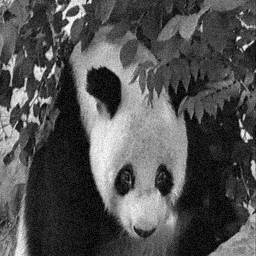
#> input picture 图像处理/均值滤波/noise.bmp, 256 x 256 px
$ python main.py
#> lines starting #> are read from the running program, lines starting #| are printed output that depends on the picture
#> in ava, imNew is the input picture: shape (256, 256); min 0, max 254, mean 81.4
import cv2
import numpy as np
import matplotlib.pyplot as plt


def ava_custom(img, kernel_size):
#> called with kernel_size = 3
    len_half = kernel_size // 2
    M, N = img.shape
#> M = 256; N = 256
    a = np.ones((kernel_size, kernel_size))  # a即n×n模板，元素全是1

    # 对原始图像进行边界复制
    img_pad = cv2.copyMakeBorder(img, len_half, len_half, len_half, len_half, cv2.BORDER_REFLECT)
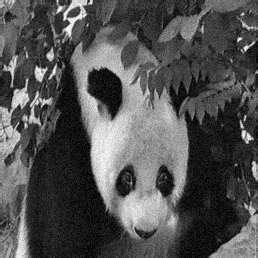
#> img_pad: shape (258, 258) float64; min 0, max 0.996, mean 0.32

    new_img = np.zeros_like(img)

    for i in range(len_half, M + len_half):
        for j in range(len_half, N + len_half):
            # 取出以(i, j)为中心的n×n区域与模板相乘
            c = img_pad[i - len_half:i + len_half + 1, j - len_half:j + len_half + 1] * a
            s = np.sum(c)  # 求c矩阵中各元素之和
            new_img[i - len_half, j - len_half] = s / (kernel_size * kernel_size)  # 将与模板运算后的各元素的均值赋给模板中心位置
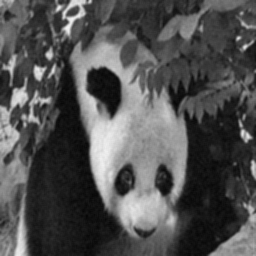
#> new_img: shape (256, 256) float64; min 0.0196, max 0.953, mean 0.319

    return new_img


def ava(n):
    # 读入BMP图像
    imNew = cv2.imread('noise.bmp', cv2.IMREAD_GRAYSCALE)
    imNew = imNew.astype(float) / 255.0  # 归一化到 [0, 1] 范围

    # 均值滤波
    avg_filtered = ava_custom(imNew, n)

    # 显示原图像和均值滤波后的图像
    plt.figure(figsize=(8, 4))

    plt.subplot(1, 2, 1)
    plt.imshow(imNew, cmap='gray')
    plt.title('原始图像')

    plt.subplot(1, 2, 2)
    plt.imshow(avg_filtered, cmap='gray')
    plt.title(f'均值滤波处理 {n}x{n} 图像')

    plt.show()
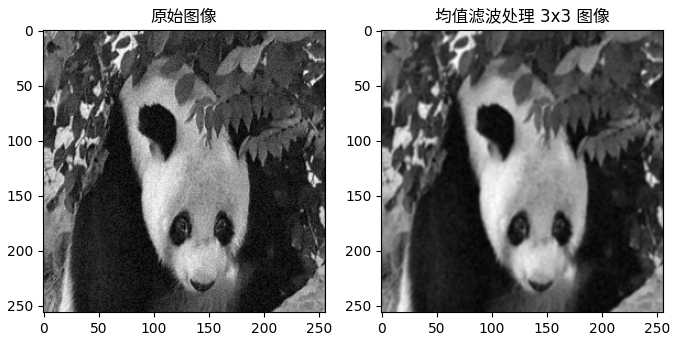
#> figure drawn by matplotlib, 2 panels


# 调用函数
ava(3)  # 将参数设置为你需要的模板大小
